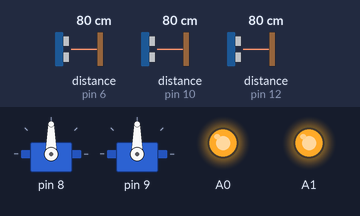
Simulated run of this sketch. Board: Arduino Uno, built with avr-gcc and run on an emulated ATmega328P. Shown: 2 × servo, output pins drawn as LEDs (lit = HIGH). The inputs (shaded band) are chosen by the test bench; at power-on: distance to the obstacle (sensors on pin 10, pin 12, pin 6) 80 cm. The echo pulse lasts 58.3 µs per cm.

Above: at 1.2 s.
1.3 s: distance to the obstacle (sensor on pin 10) set to 2 cm
At 1.8 s:
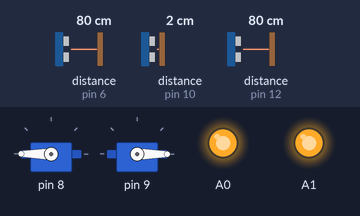
2.8 s: distance to the obstacle (sensor on pin 12) set to 4 cm
At 4.0 s:
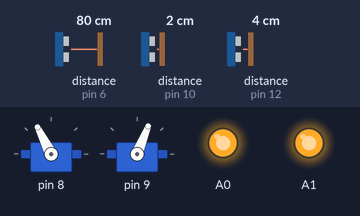
4.3 s: distance to the obstacle (sensor on pin 10) set to 18 cm
At 5.3 s:
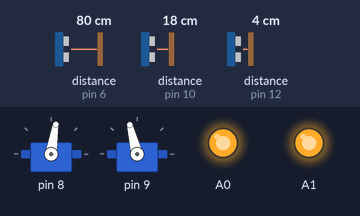
5.8 s: distance to the obstacle (sensor on pin 12) set to 2 cm
At 6.1 s:
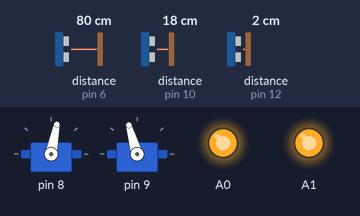
7.3 s: distance to the obstacle (sensor on pin 10) set to 35 cm
At 8.5 s:
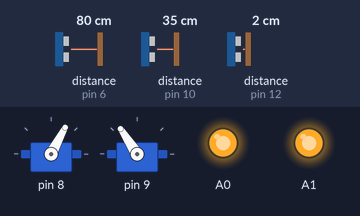
8.8 s: distance to the obstacle (sensor on pin 12) set to 60 cm
At 9.6 s:
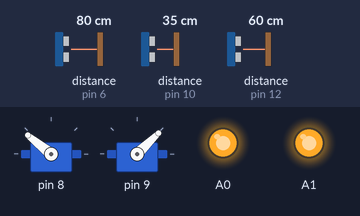
Timing chart, 0 to 11.3 s (numbered marks = the images above; inputs shaded):
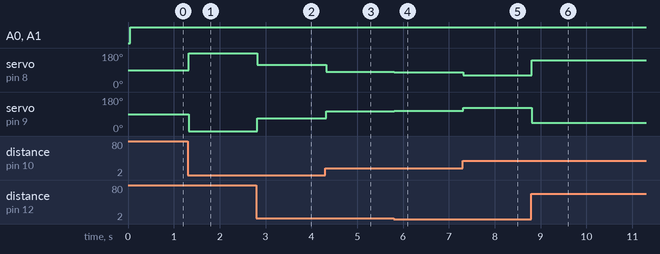

Measured:
- after the input at 1.3 s, servo on pin 8: 90° → 180° at once; servo on pin 9: 90° → 0° at once
- after the input at 2.8 s, servo on pin 8: 180° → 117° at once; servo on pin 9: 0° → 68° at once
- after the input at 4.3 s, servo on pin 8: 117° → 81° at once; servo on pin 9: 68° → 104° at once
- after the input at 5.8 s, servo on pin 8: 81° → 79° at once; servo on pin 9: 104° → 106° at once
- after the input at 7.3 s, servo on pin 8: 79° → 62° at once; servo on pin 9: 106° → 123° at once
- after the input at 8.8 s, servo on pin 8: 62° → 141° at once; servo on pin 9: 123° → 44° at once

The sketch:

auto_boat.ino
```cpp
#include <NewPing.h>
#include "Motors.h"
#include "Sensors.h"

const byte trig1 = 13;
const byte echo1 = 12;
const byte trig2 = 11;
const byte echo2 = 10;
const byte trig3 = 7;
const byte echo3 = 6;

const byte motorRight = A0;
const byte motorLeft = A1;
const byte rightA = 53;
const byte rightB = 51;
const byte leftA = 49;
const byte leftB = 47;

const byte servoRight = 9;
const byte servoLeft = 8;

byte maxDistance = 200;

int targetSide;

bool right = true;
bool left = false;


NewPing sonarLeft1(trig1, echo1, maxDistance);
NewPing sonarLeft2(trig2, echo2, maxDistance);
NewPing sonarFront(trig3, echo3, maxDistance);


Sensors<trig1, echo1, trig2, echo2, trig3, echo3> sensors;

//<byte rightMotor, byte leftMotor, byte rightInputA, byte rightInputB,
//byte leftInputA, byte leftInputB,byte leftRudder,byte rightRudder>

Motors< motorRight, motorLeft, rightA, rightB, leftA, leftB, servoLeft, servoRight> motors;

#define MAX_DISTANCE 200

bool start = false;


void setup() {
   Serial.begin(9600);


   motors.configure();

   //---------KING OF SPEED SPECIFIC---------------
   //Hold boat parallel to curtain when calibrating

   calibrate(left);

}

void loop() {

  sensors.average(sonarLeft1.ping_cm(), sonarLeft2.ping_cm(), sonarFront.ping_cm());


  if( true ){

    motors.forward(1000);
    kingOfSpeed();

  }

}


void kingOfSpeed(){

//    if( sensors.topSmoothed - targetSide > 30){
//      motors.turnRightRudder(100 - sensors.topSmoothed + targetSide);
//      motors.turnLeftRudder(100 + sensors.topSmoothed - targetSide);
//      return;
//    }else if( targetSide - sensors.topSmoothed > 30){
//      motors.turnRightRudder(100 + sensors.topSmoothed - targetSide);
//      motors.turnLeftRudder(100 - sensors.topSmoothed + targetSide);
//      return;
//    }

    int error = 0;


    // if no distance is being read by either sensor assume correct direction
//    if( sonarLeft1.ping_cm() == 0 || sonarLeft2.ping_cm() == 0) return;

    //PROPORTIONAL CONTROL
    //if boat is tilting to either direction, re calibrate to straighten

    if( sensors.topSmoothed > sensors.botSmoothed){

        error = (sensors.topSmoothed - sensors.botSmoothed) + 20;

        motors.turnRightRudder(100 - error);
        motors.turnLeftRudder(100 + error);

    }else if( sensors.topSmoothed < sensors.botSmoothed){

        error = (sensors.botSmoothed - sensors.topSmoothed);

        motors.turnRightRudder(100 + error);
        motors.turnLeftRudder(100 - error);

    }


}

void calibrate(bool direction){

  if(direction == false){
    sensors.average(sonarLeft1.ping_cm(), sonarLeft2.ping_cm(), sonarFront.ping_cm());
    targetSide = (sensors.topSmoothed + sensors.botSmoothed) /2;
  }

}
```

Motors.h
```cpp
#include <Arduino.h>
#include <Servo.h>

/////////////README////////////////
//RIGHT MOTOR AND LEFT MOTOR SHOULD HAVE ANALOG
//WRITES EMBEDDED I.E. ANALOG PINS


template <byte rightMotor, byte leftMotor, byte rightInputA, byte rightInputB, byte leftInputA, byte leftInputB,byte leftRudder,byte rightRudder>

class Motors{

  private:

    Servo leftServo;
    Servo rightServo;

  public:

    void configure(){

      pinMode(rightMotor, OUTPUT);
      pinMode(leftMotor, OUTPUT);
      pinMode(rightInputA, OUTPUT);
      pinMode(rightInputB, OUTPUT);
      pinMode(leftInputA, OUTPUT);
      pinMode(leftInputB, OUTPUT);


      leftServo.attach(leftRudder);
      rightServo.attach(rightRudder);
    }

    void setLeftSpeed(int speed){

      digitalWrite(leftInputA, HIGH);
      digitalWrite(leftInputB, LOW);

      analogWrite(leftMotor, speed);

    }

    void setRightSpeed(int speed){

      digitalWrite(rightInputA, HIGH);
      digitalWrite(rightInputB, LOW);

      analogWrite(rightMotor, speed);
    }

    void forward(int speed){
      setRightSpeed(speed);
      setLeftSpeed(speed);
    }

    void backward(){
      digitalWrite(rightInputA, LOW);
      digitalWrite(rightInputB, HIGH);
      digitalWrite(leftInputA, LOW);
      digitalWrite(leftInputB, HIGH);

      analogWrite(rightMotor, 200);
      analogWrite(leftMotor, 200);
    }

    void stopLeft(){
        digitalWrite(leftInputA, LOW);
        digitalWrite(leftInputB, LOW);
    }

    void stopRight(){
      digitalWrite(rightInputA, LOW);
      digitalWrite(rightInputB, LOW);
    }

    void stop(){
      stopRight();
      stopLeft();
    }


    //100 is the central position
    void turnLeftRudder(int angle){
      leftServo.write(angle - 5);
    }

    void turnRightRudder(int angle){
      rightServo.write(angle - 10);
    }

    void turnRight(){
        turnRightRudder(0);
        turnLeftRudder(200);
    }

    void turnLeft(){
      turnRightRudder(200);
      turnLeftRudder(0);
    }


};
```

Sensors.h
```cpp
#include <Arduino.h>
#include <NewPing.h>

template <byte trig1, byte echo1, byte trig2, byte echo2, byte trig3, byte echo3>

class Sensors{

  private:

    int topReading, botReading, frontReading;
    int topTotal, botTotal, frontTotal;
    static const byte numReadings = 70;
    byte index;
    int topReadings[numReadings], botReadings[numReadings], frontReadings[numReadings];


  public:

    int topSmoothed, botSmoothed, frontSmoothed;

    void resetSensors(){

      pinMode(echo1,OUTPUT);
      pinMode(echo2, OUTPUT);
      pinMode(echo3, OUTPUT);

      digitalWrite(echo1,LOW);
      digitalWrite(echo2, LOW);
      digitalWrite(echo3, LOW);

      pinMode(echo1,INPUT);
      pinMode(echo2, INPUT);
      pinMode(echo3, INPUT);
    }


    void sense(int sonar1, int sonar2, int sonar3){

      topReading = sonar1;
      botReading = sonar2;
      frontReading = sonar3;

      topTotal -= topReadings[index];
      botTotal -= botReadings[index];
      frontTotal -= frontReadings[index];

      topReadings[index] = topReading;
      botReadings[index] = botReading;
      frontReadings[index] = frontReading;

      topTotal += topReadings[index];
      botTotal += botReadings[index];
      frontTotal += frontReadings[index];

      index++;
      if(index >= numReadings) index = 0;

      topSmoothed = topTotal / numReadings;
      botSmoothed = botTotal / numReadings;
      frontSmoothed = frontTotal / numReadings;
    }


    void view(){
      Serial.print("Sensor 1: ");
      Serial.print(topSmoothed);
      Serial.print("   Sensor 2: ");
      Serial.println(botSmoothed);

    }


    void average(int sonar1, int sonar2, int sonar3){
       for(byte i = 0; i < numReadings; i++){
          resetSensors();
          sense(sonar1, sonar2, sonar3);
       }
    }


};
```
